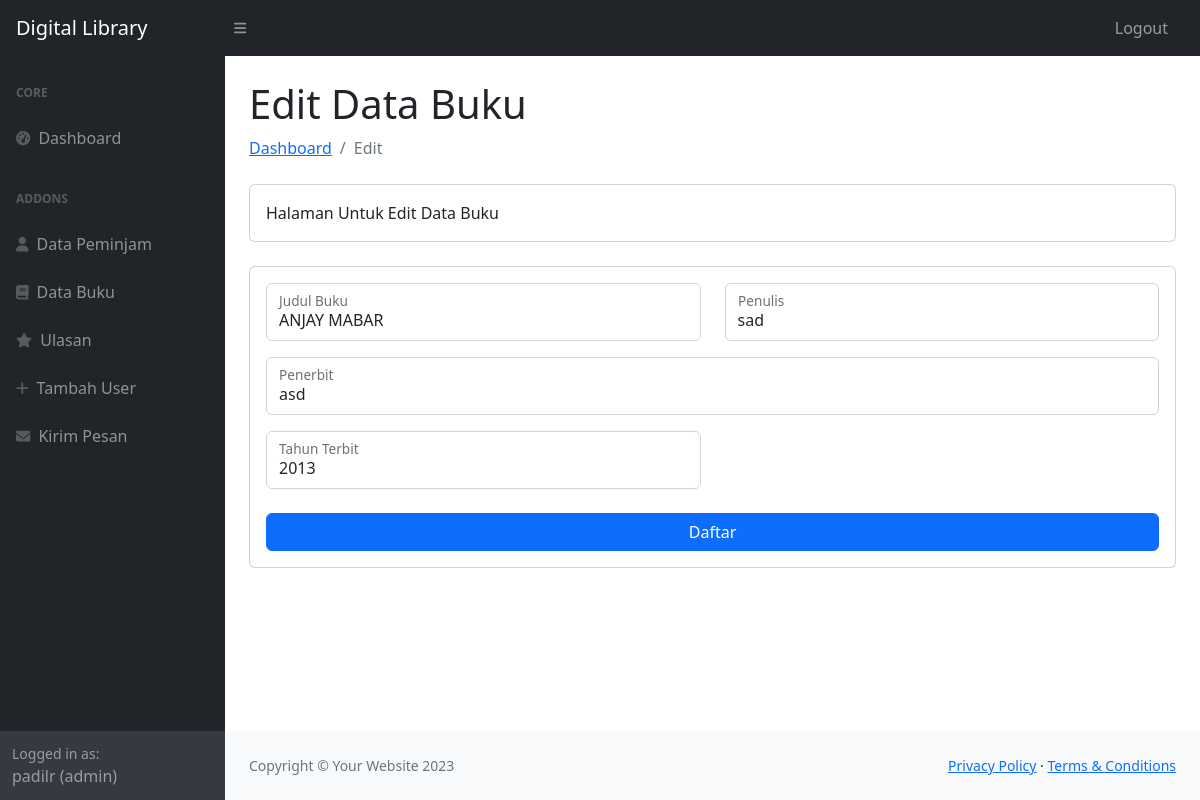
Page /editbuku.php?bukuID=5 (signed in) on the committed database.
### tables this page shows
CREATE TABLE `user` (
  `userID` int(11) NOT NULL,
  `username` varchar(225) NOT NULL,
  `password` varchar(225) NOT NULL,
  `email` varchar(225) NOT NULL,
  `namalengkap` varchar(225) NOT NULL,
  `alamat` text NOT NULL,
  `level` varchar(225) NOT NULL
);

CREATE TABLE `buku` (
  `bukuID` int(11) NOT NULL,
  `judul` varchar(225) NOT NULL,
  `penulis` varchar(225) NOT NULL,
  `penerbit` varchar(225) NOT NULL,
  `tahunterbit` int(11) NOT NULL,
  `kontenbuku` text NOT NULL
);

### editbuku.php (the view, shortened to what this page needs)
<?php
include 'koneksi.php';
$id = $_GET['bukuID'];
$query1 = "SELECT * FROM buku WHERE bukuID='$id'";
$result1 = mysqli_query($conn, $query1);
$row = mysqli_fetch_assoc($result1);
?>
<!DOCTYPE html>
<html lang="en">
    <head>
        <link href="https://cdn.jsdelivr.net/npm/simple-datatables@7.1.2/dist/style.min.css" rel="stylesheet" />
        <link href="css/styles.css" rel="stylesheet" />
    </head>
    <body class="sb-nav-fixed">
        <?php include 'nav.php'; ?>
            <div id="layoutSidenav_content">
                <main>
                    <div class="container-fluid px-4">
                        <h1 class="mt-4">Edit Data Buku</h1>
                        <ol class="breadcrumb mb-4">
                            <li class="breadcrumb-item"><a href="index.php">Dashboard</a></li>
                            <li class="breadcrumb-item active">Edit</li>
                        </ol>
                        <div class="card mb-4">
                            <div class="card-body">
                                Halaman Untuk Edit Data Buku
                            </div>
                        </div>
                        <div class="card mb-4">
                            <div class="card-body">
                            <form method="POST">
                                            <div class="row mb-3">
                                                <div class="col-md-6">
                                                    <div class="form-floating mb-3 mb-md-0">
                                                        <input class="form-control"  type="text" name="judul" value='<?php echo $row['judul']; ?>'/>
                                                        <label for="inputFirstName">Judul Buku</label>
                                                    </div>
                                                </div>
                                                <div class="col-md-6">
                                                    <div class="form-floating">
                                                        <input class="form-control" type="text" name="penulis" value='<?php echo $row['penulis']; ?>' />
                                                        <label for="inputLastName">Penulis</label>
                                                    </div>
                                                </div>
                                            </div>
                                            <div class="form-floating mb-3">
                                                <input class="form-control"  type="text" name="penerbit" value='<?php echo $row['penerbit']; ?>'/>
                                                <label for="inputEmail">Penerbit</label>
                                            </div>
                                            <div class="row mb-3">
                                                <div class="col-md-6">
                                                    <div class="form-floating mb-3 mb-md-0">
                                                        <input class="form-control"  type="text" name="tahunterbit" value='<?php echo $row['tahunterbit']; ?>' />
                                                        <label for="inputPassword">Tahun Terbit</label>
                                                    </div>
                                                </div>
                                            </div>
                                            <div class="mt-4 mb-0">
                                                <div class="d-grid"><button class="btn btn-primary btn-block" name="submit">Daftar</button></div>
                                            </div>
                                        </form>
                            </div>
                        </div>
                    </div>
                </main>
                <footer class="py-4 bg-light mt-auto">
                    <div class="container-fluid px-4">
                        <div class="d-flex align-items-center justify-content-between small">
                            <div class="text-muted">Copyright &copy; Your Website 2023</div>
                            <div>
                                <a href="#">Privacy Policy</a>
                                &middot;
                                <a href="#">Terms &amp; Conditions</a>
                            </div>
                        </div>
                    </div>
                </footer>
            </div>
        </div>
    </body>
</html>

### nav.php (shortened to what this page needs)
<nav class="sb-topnav navbar navbar-expand navbar-dark bg-dark">
            <a class="navbar-brand ps-3" href="index.html">Digital Library</a>
            <button class="btn btn-link btn-sm order-1 order-lg-0 me-4 me-lg-0" id="sidebarToggle" href="#!"><i class="fas fa-bars"></i></button>
            <ul class="navbar-nav ms-auto ms-md-0 me-3 me-lg-4">
                <li class="nav-item dropdown">
                    <a class="nav-link"href="logout.php" >Logout</a>
                </li>
            </ul>
        </nav>
        <div id="layoutSidenav">
            <div id="layoutSidenav_nav">
                <nav class="sb-sidenav accordion sb-sidenav-dark" id="sidenavAccordion">
                    <div class="sb-sidenav-menu">
                        <div class="nav">
                            <div class="sb-sidenav-menu-heading">Core</div>
                            <a class="nav-link" href="index.php">
                                <div class="sb-nav-link-icon"><i class="fas fa-tachometer-alt"></i></div>
                                Dashboard
                            </a>
                            <div class="sb-sidenav-menu-heading">Addons</div>
                            <a class="nav-link" href="datapeminjam.php">
                                <div class="sb-nav-link-icon"><i class="fa-solid fa-user"></i></div>
                                Data Peminjam
                            </a>
                            <a class="nav-link" href="databuku.php">
                                <div class="sb-nav-link-icon"><i class="fa-solid fa-book"></i></div>
                                Data Buku
                            </a>
                            <a class="nav-link" href="ulasan.php">
                                <div class="sb-nav-link-icon"><i class="fa-solid fa-star"></i></div>
                                Ulasan
                            </a>
                            <a class="nav-link" href="setting.php">
                                <div class="sb-nav-link-icon"><i class="fa-solid fa-plus"></i></div>
                                Tambah User
                            </a>
                            <a class="nav-link" href="pesan.php">
                                <div class="sb-nav-link-icon"><i class="fa-solid fa-envelope"></i></div>
                                Kirim Pesan
                            </a>
                        </div>
                    </div>
                    <div class="sb-sidenav-footer">
                    <?php
                    include 'koneksi.php';
        $tampilPeg    =mysqli_query($conn, "SELECT * FROM user WHERE username='$_SESSION[username]'");
        $peg    =mysqli_fetch_array($tampilPeg);
    ?>
                        <div class="small">Logged in as:</div>
                        <?php echo $_SESSION['username']; ?> (<?=$peg['level']?>)
                    </div>
                </nav>
            </div>

### rows in the picture
user: level "admin"
buku: judul "ANJAY MABAR", penulis "sad", penerbit "asd", tahunterbit "2013"

### other values in the picture
$_SESSION['username'] "padilr"
